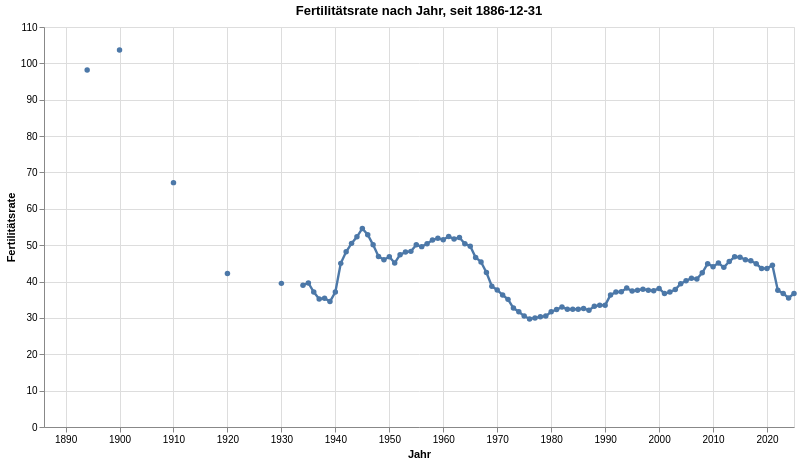

Here is the notebook cell this chart was saved with:
### Code cell
grafik1 = mypy_dv.plot_altair_multiline_highlight(
    data = myAgg1.reset_index()
    ,x = 'StichtagDatJahr'
    ,y = 'Fertilitaetsrate_noDM'
    ,x_beschriftung = 'Jahr'
    , y_beschriftung = 'Fertilitätsrate'
    #,category = "Datenquelle_Bestand" #Datenquelle_Bestand #oder Datenquelle_Geburten
    ,category_beschriftung= 'Legende:'
    ,warning_status = "ignore" #always or ignore
    ,myTitle="Fertilitätsrate nach Jahr, seit "+data_min_date
)
grafik1

### Figure 1 — Vega-Lite specification as saved in the notebook (floating-point values rounded to 4 significant figures; data arrays with more than 128 entries replaced by an {"elided": "..."} marker saying what was removed)
{"config": {"view": {"continuousWidth": 300, "continuousHeight": 300}}, "layer": [{"mark": {"type": "circle"}, "encoding": {"opacity": {"value": 1.3}, "tooltip": [{"field": "StichtagDatJahr", "type": "temporal"}, {"field": "Fertilitaetsrate_noDM", "type": "quantitative"}], "x": {"axis": {"title": "Jahr"}, "field": "StichtagDatJahr", "type": "temporal"}, "y": {"axis": {"title": "Fertilitätsrate"}, "field": "Fertilitaetsrate_noDM", "type": "quantitative"}}, "name": "view_1", "title": "Fertilitätsrate nach Jahr, seit 1886-12-31"}, {"mark": {"type": "line"}, "encoding": {"strokeWidth": {"condition": {"test": {"not": {"param": "param_1"}}, "value": 1.2}, "value": 2.4}, "tooltip": [{"field": "StichtagDatJahr", "type": "temporal"}, {"field": "Fertilitaetsrate_noDM", "type": "quantitative"}], "x": {"axis": {"title": "Jahr"}, "field": "StichtagDatJahr", "type": "temporal"}, "y": {"axis": {"title": "Fertilitätsrate"}, "field": "Fertilitaetsrate_noDM", "type": "quantitative"}}, "title": "Fertilitätsrate nach Jahr, seit 1886-12-31"}], "data": {"name": "data-35bfe6a5ee6e745b744881ffe6ffdea8"}, "height": 400, "params": [{"name": "param_1", "select": {"type": "point", "fields": [""], "nearest": true, "on": "pointerover"}, "views": ["view_1"]}], "width": 750, "$schema": "https://vega.github.io/schema/vega-lite/v5.8.0.json", "datasets": {"data-35bfe6a5ee6e745b744881ffe6ffdea8": {"elided": "140 records"}}}
